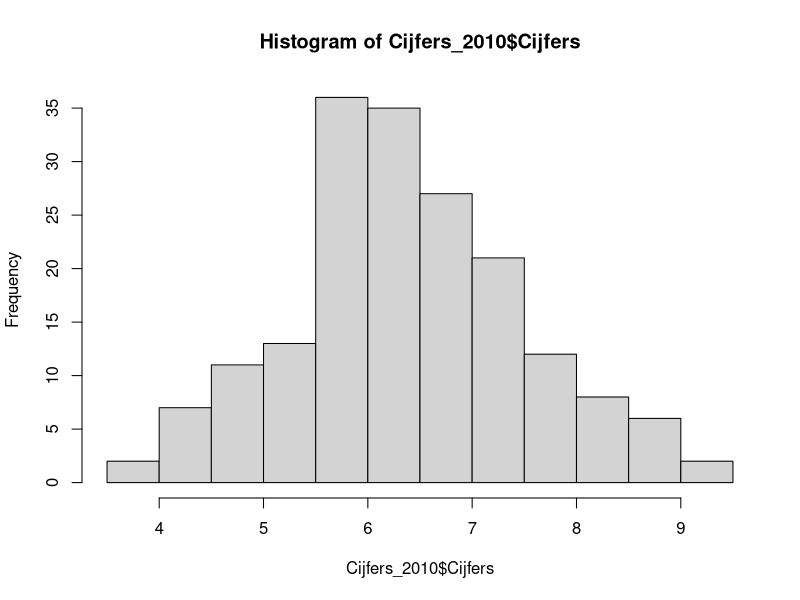
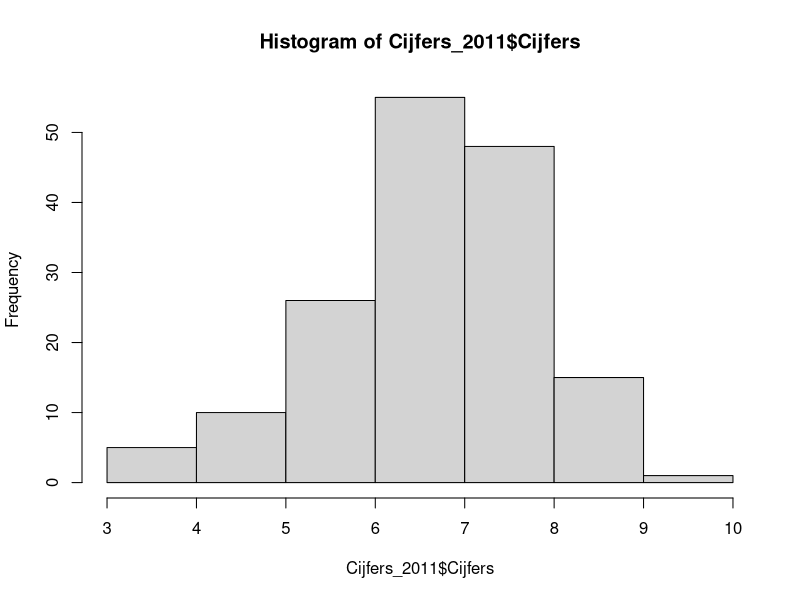

The R script that drew these images, in order:
## ---- chunk 1
knitr::opts_chunk$set(echo = TRUE)
## ---- chunk 2
set.seed(1)

mu <- 6.3
sigma <- 1.2
Cijfers_2010 <- rnorm(180, mu, sigma)
Cijfers_2010 <- Cijfers_2010 [Cijfers_2010 <= 10 & Cijfers_2010 >= 1]
Cijfers_2010 <- sapply (Cijfers_2010, round, 3)

mu <- 6.3
sigma <- 1.2
Cijfers_2010_n30 <- rnorm(30, mu, sigma)
Cijfers_2010_n30 <- Cijfers_2010_n30 [Cijfers_2010_n30 <= 10 & Cijfers_2010_n30 >= 1]
Cijfers_2010_n30 <- sapply (Cijfers_2010_n30, round, 3)

mu <- 6.6
sigma <- 1.2
Cijfers_2011 <- rnorm(160, mu, sigma)
Cijfers_2011 <- Cijfers_2011 [Cijfers_2011 <= 10 & Cijfers_2011 >= 1]
Cijfers_2011 <- sapply (Cijfers_2011, round, 3)

mu <- 6.6
sigma <- 1.2
Cijfers_2011_n30 <- rnorm(30, mu, sigma)
Cijfers_2011_n30 <- Cijfers_2011_n30 [Cijfers_2011_n30 <= 10 & Cijfers_2011_n30 >= 1]
Cijfers_2011_n30 <- sapply (Cijfers_2011, round, 3)

Cijfers <- c(Cijfers_2010, Cijfers_2011)
Startjaar <- c(replicate(180, 2010), replicate(160, 2011))
Cijfers_gem <- data.frame(Cijfers, Startjaar)


## ---- chunk 3
Cijfers_gem[sample(1:340, 10),]
## ---- chunk 4
Cijfers_2010 <- Cijfers_gem[Cijfers_gem$Startjaar==2010,]
Cijfers_2011 <- Cijfers_gem[Cijfers_gem$Startjaar==2011,]
## ---- chunk 5
mean(Cijfers_2010$Cijfers)
sd(Cijfers_2010$Cijfers)
## ---- chunk 6
mean(Cijfers_2011$Cijfers)
sd(Cijfers_2011$Cijfers)
## ---- chunk 7
hist(Cijfers_2010$Cijfers)
hist(Cijfers_2011$Cijfers)
## ---- chunk 8
library(nortest)
## ---- chunk 9
lillie.test(Cijfers_2010$Cijfers)
lillie.test(Cijfers_2011$Cijfers)
## ---- chunk 10
shapiro.test(Cijfers_2011_n30)
shapiro.test(Cijfers_2010_n30)
## ---- chunk 11
library(car)
leveneTest(Cijfers_gem$Cijfers, Cijfers_gem$Startjaar)
## ---- chunk 12
t.test(Cijfers_2010, Cijfers_2011)
